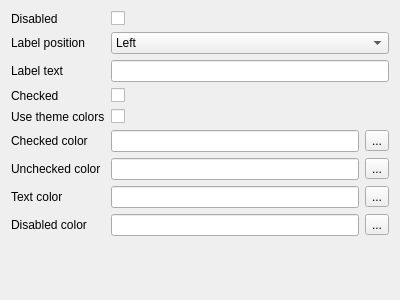
<?xml version="1.0" encoding="UTF-8"?>
<ui version="4.0">
 <class>CheckBoxSettingsForm</class>
 <widget class="QWidget" name="CheckBoxSettingsForm">
  <property name="geometry">
   <rect>
    <x>0</x>
    <y>0</y>
    <width>400</width>
    <height>300</height>
   </rect>
  </property>
  <property name="windowTitle">
   <string>Form</string>
  </property>
  <layout class="QGridLayout" name="gridLayout">
   <item row="0" column="0">
    <layout class="QFormLayout" name="formLayout">
     <item row="0" column="0">
      <widget class="QLabel" name="disabledLabel">
       <property name="text">
        <string>Disabled</string>
       </property>
      </widget>
     </item>
     <item row="0" column="1">
      <widget class="QCheckBox" name="disabledCheckBox"/>
     </item>
     <item row="1" column="0">
      <widget class="QLabel" name="labelPositionLabel">
       <property name="text">
        <string>Label position</string>
       </property>
      </widget>
     </item>
     <item row="1" column="1">
      <widget class="QComboBox" name="labelPositionComboBox">
       <item>
        <property name="text">
         <string>Left</string>
        </property>
       </item>
       <item>
        <property name="text">
         <string>Right</string>
        </property>
       </item>
      </widget>
     </item>
     <item row="2" column="0">
      <widget class="QLabel" name="labelTextLabel">
       <property name="text">
        <string>Label text</string>
       </property>
      </widget>
     </item>
     <item row="2" column="1">
      <widget class="QLineEdit" name="labelTextLineEdit"/>
     </item>
     <item row="3" column="0">
      <widget class="QLabel" name="checkedLabel">
       <property name="text">
        <string>Checked</string>
       </property>
      </widget>
     </item>
     <item row="3" column="1">
      <widget class="QCheckBox" name="checkedCheckBox"/>
     </item>
     <item row="4" column="0">
      <widget class="QLabel" name="useThemeColorsLabel">
       <property name="text">
        <string>Use theme colors</string>
       </property>
      </widget>
     </item>
     <item row="4" column="1">
      <widget class="QCheckBox" name="useThemeColorsCheckBox"/>
     </item>
     <item row="5" column="0">
      <widget class="QLabel" name="checkedColorLabel">
       <property name="text">
        <string>Checked color</string>
       </property>
      </widget>
     </item>
     <item row="5" column="1">
      <layout class="QHBoxLayout" name="horizontalLayout">
       <item>
        <widget class="QLineEdit" name="checkedColorLineEdit"/>
       </item>
       <item>
        <widget class="QToolButton" name="checkedColorToolButton">
         <property name="text">
          <string>...</string>
         </property>
        </widget>
       </item>
      </layout>
     </item>
     <item row="6" column="0">
      <widget class="QLabel" name="uncheckedColorLabel">
       <property name="text">
        <string>Unchecked color</string>
       </property>
      </widget>
     </item>
     <item row="6" column="1">
      <layout class="QHBoxLayout" name="horizontalLayout_2">
       <item>
        <widget class="QLineEdit" name="uncheckedColorLineEdit"/>
       </item>
       <item>
        <widget class="QToolButton" name="uncheckedColorToolButton">
         <property name="text">
          <string>...</string>
         </property>
        </widget>
       </item>
      </layout>
     </item>
     <item row="7" column="0">
      <widget class="QLabel" name="textColorLabel">
       <property name="text">
        <string>Text color</string>
       </property>
      </widget>
     </item>
     <item row="8" column="0">
      <widget class="QLabel" name="disabledColorLabel">
       <property name="text">
        <string>Disabled color</string>
       </property>
      </widget>
     </item>
     <item row="7" column="1">
      <layout class="QHBoxLayout" name="horizontalLayout_3">
       <item>
        <widget class="QLineEdit" name="textColorLineEdit"/>
       </item>
       <item>
        <widget class="QToolButton" name="textColorToolButton">
         <property name="text">
          <string>...</string>
         </property>
        </widget>
       </item>
      </layout>
     </item>
     <item row="8" column="1">
      <layout class="QHBoxLayout" name="horizontalLayout_4">
       <item>
        <widget class="QLineEdit" name="disabledColorLineEdit"/>
       </item>
       <item>
        <widget class="QToolButton" name="disabledColorToolButton">
         <property name="text">
          <string>...</string>
         </property>
        </widget>
       </item>
      </layout>
     </item>
    </layout>
   </item>
  </layout>
 </widget>
 <resources/>
 <connections/>
</ui>
